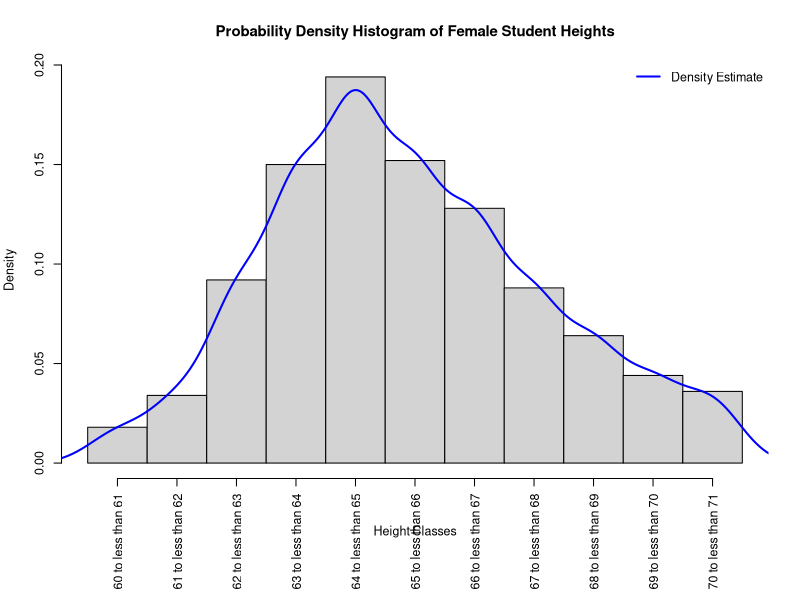

Recreate this plot in R.
## Suppose 5000 female students are enrolled at a university, and X is the
## continuous random variable that represents the height of a randomly selected
## female student. Note that these are exact probabilities because we are
## considering the population of all female students enrolled at the university.

# Height Classes

C <- c("60 to less than 61", "61 to less than 62", "62 to less than 63", 
       "63 to less than 64", "64 to less than 65", "65 to less than 66", 
       "66 to less than 67", "67 to less than 68", "68 to less than 69", 
       "69 to less than 70", "70 to less than 71")

# Frequencies
f <- c(90, 170, 460, 750, 970, 
       760, 640, 440, 320, 220, 180)

# Relative Frequencies
rf <- c(0.018, 0.034, 0.092, 0.150, 0.194, 
        0.152, 0.128, 0.088, 0.064, 0.044, 0.036)

## Create a probability density histogram for these data and then superimpose a density estimate on the histogram. Use only the base R functions.

# Create a data frame
height_data <- data.frame(Class = C, Frequency = f, Relative_Frequency = rf)
height_data
# Create the histogram, make plot less taller than normal
par(cex=.75, mar=c(8,4,4,2)+0.1)
hist(rep(1:11, times = f),
     breaks = seq(0.5, 11.5, by = 1),
     freq = FALSE,
     xlab = "Height Classes",
     ylab = "Density",
     main = "Probability Density Histogram of Female Student Heights",
     xaxt = "n")
axis(1, at = 1:11, labels = C, las = 2)
# Superimpose a density estimate
lines(density(rep(1:11, times = f),bw=0.5), col = "blue", lwd = 2)
# Add a legend
legend("topright", legend = "Density Estimate", col = "blue", lwd = 2,bty="n")
